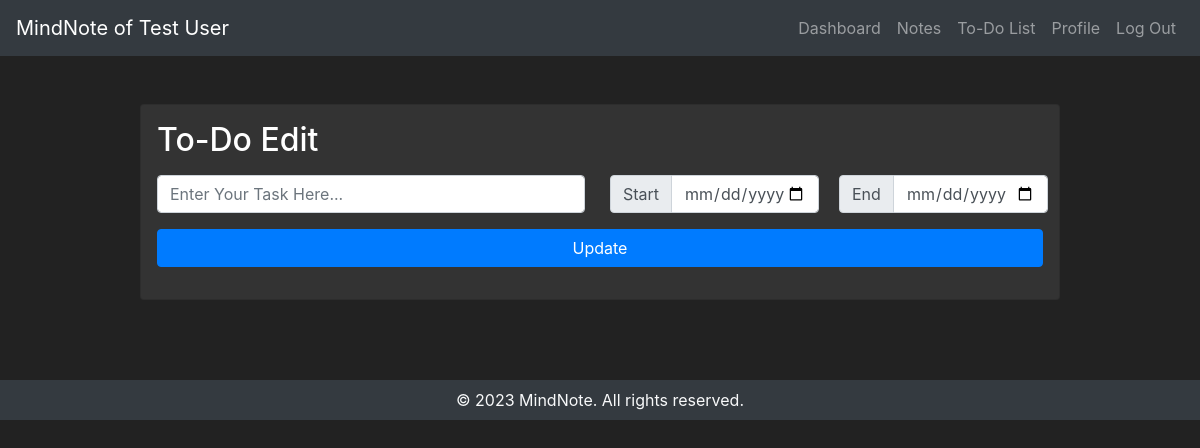
Before: /todo-edit/42/ (signed in) with the older database file.
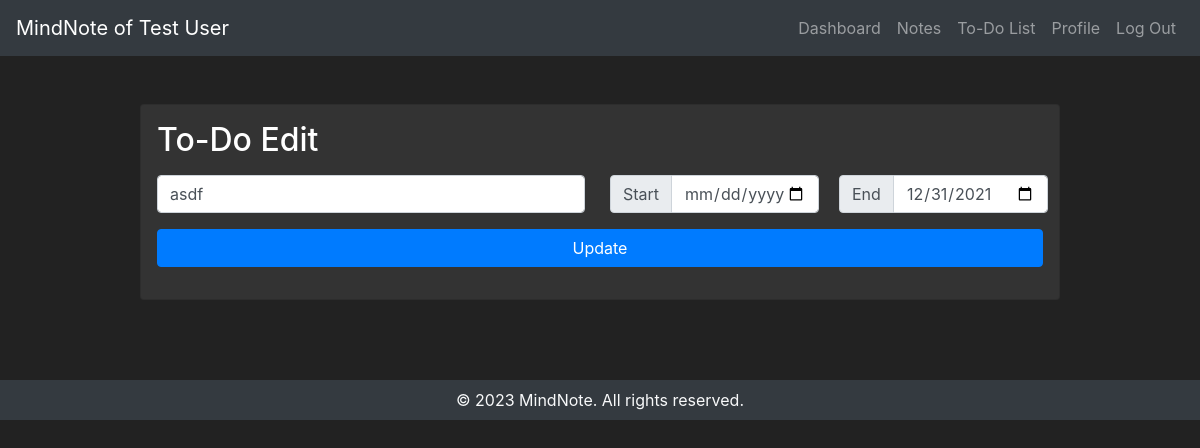
After: the same page with the newer database file.
### core/models.py (models this page shows)
class Todo(models.Model):
    todo = models.CharField(max_length=100)
    start = models.DateField(blank=True, null=True, default=None)
    deadline = models.DateField(blank=True, null=True, default=None)
    is_completed = models.BooleanField(default=False)
    created_at = models.DateTimeField(auto_now_add=True)
    user = models.ForeignKey(settings.AUTH_USER_MODEL, on_delete=models.CASCADE)

### core/views.py (the view, shortened to what this page needs)
# urls.py: path('todo-edit/<int:pk>/', views.todo_edit, name="todo-edit"),
@login_required
def todo_edit(request, pk):
    todo = Todo.objects.filter(pk=pk, user=request.user).first()
    return render(request, "todo_edit.html", {"todo": todo})

### templates/todo_edit.html (shortened to what this page needs)
{% extends 'base.html' %}
{% block content %}
<div class="container mt-5">
    <div class="row">
        <div class="col-md-10 offset-md-1">
            <div class="card p-3 dark-bg">
                <h2 class="mb-3">To-Do Edit</h2>
                <form action="/todo-edit/{{todo.pk}}/" method="POST">
                    <div class="form-group row mb-3">
                        <div class="col-md-12 col-lg-6">
                            <input type="text" class="form-control" placeholder="Enter Your Task Here..." name="todo"
                                required value='{{todo.todo}}'>
                        </div>
                        <div class="col-lg-3 mt-3 mt-lg-0" style="padding-left: 10px;padding-right: 10px;">
                            <div class="input-group">
                                <div class="input-group-prepend">
                                    <span class="input-group-text">Start</span>
                                </div>
                                <input type="date" class="form-control" placeholder="Starts At" name="start"
                                    value="{{ todo.start|date:'Y-m-d' }}">
                            </div>
                        </div>
                        <div class="col-lg-3 mt-3 mt-lg-0" style="padding-left: 10px;padding-right: 10px;">
                            <div class="input-group">
                                <div class="input-group-prepend">
                                    <span class="input-group-text">End</span>
                                </div>
                                <input type="date" class="form-control" placeholder="Deadline" name="deadline"
                                    value="{{todo.deadline|date:'Y-m-d'}}">
                            </div>
                        </div>
                    </div>
                    <div class="form-group row mb-3">
                        <div class="col-md-12">
                            <button type="submit" class="btn btn-primary btn-block">Update</button>
                        </div>
                    </div>
                </form>
            </div>
        </div>
    </div>
</div>
{% endblock content %}

Changed rows visible on the page:
added Todo: todo "asdf", deadline "12/31/2021"
